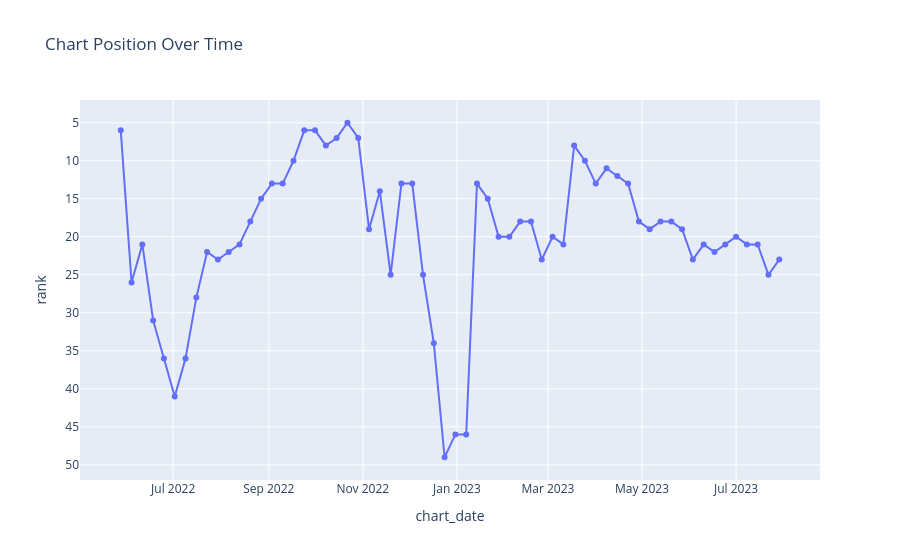

Notebook source saved alongside this figure:
### Code cell
# choose song
song_df = df[(df["title"] == "You Proof") & (df["artist"] == "Morgan Wallen")]

fig = px.line(
    song_df.sort_values("chart_date"),
    x="chart_date",
    y="rank",
    title="Chart Position Over Time",
    markers=True
)

# Billboard style: #1 at top
fig.update_yaxes(autorange="reversed")

fig.show()

### Figure 1 — Plotly figure (JSON) as saved in the notebook; plotly's stock layout.template omitted (floating-point values rounded to 4 significant figures)
{"data": [{"hovertemplate": "chart_date=%{x}<br>rank=%{y}<extra></extra>", "legendgroup": "", "line": {"color": "#636efa", "dash": "solid"}, "marker": {"symbol": "circle"}, "mode": "lines+markers", "name": "", "orientation": "v", "showlegend": false, "type": "scatter", "x": ["2022-05-28", "2022-06-04", "2022-06-11", "2022-06-18", "2022-06-25", "2022-07-02", "2022-07-09", "2022-07-16", "2022-07-23", "2022-07-30", "2022-08-06", "2022-08-13", "2022-08-20", "2022-08-27", "2022-09-03", "2022-09-10", "2022-09-17", "2022-09-24", "2022-10-01", "2022-10-08", "2022-10-15", "2022-10-22", "2022-10-29", "2022-11-05", "2022-11-12", "2022-11-19", "2022-11-26", "2022-12-03", "2022-12-10", "2022-12-17", "2022-12-24", "2022-12-31", "2023-01-07", "2023-01-14", "2023-01-21", "2023-01-28", "2023-02-04", "2023-02-11", "2023-02-18", "2023-02-25", "2023-03-04", "2023-03-11", "2023-03-18", "2023-03-25", "2023-04-01", "2023-04-08", "2023-04-15", "2023-04-22", "2023-04-29", "2023-05-06", "2023-05-13", "2023-05-20", "2023-05-27", "2023-06-03", "2023-06-10", "2023-06-17", "2023-06-24", "2023-07-01", "2023-07-08", "2023-07-15", "2023-07-22", "2023-07-29"], "xaxis": "x", "y": [6.0, 26.0, 21.0, 31.0, 36.0, 41.0, 36.0, 28.0, 22.0, 23.0, 22.0, 21.0, 18.0, 15.0, 13.0, 13.0, 10.0, 6.0, 6.0, 8.0, 7.0, 5.0, 7.0, 19.0, 14.0, 25.0, 13.0, 13.0, 25.0, 34.0, 49.0, 46.0, 46.0, 13.0, 15.0, 20.0, 20.0, 18.0, 18.0, 23.0, 20.0, 21.0, 8.0, 10.0, 13.0, 11.0, 12.0, 13.0, 18.0, 19.0, 18.0, 18.0, 19.0, 23.0, 21.0, 22.0, 21.0, 20.0, 21.0, 21.0, 25.0, 23.0], "yaxis": "y"}], "layout": {"legend": {"tracegroupgap": 0}, "title": {"text": "Chart Position Over Time"}, "xaxis": {"anchor": "y", "domain": [0, 1], "title": {"text": "chart_date"}}, "yaxis": {"anchor": "x", "autorange": "reversed", "domain": [0, 1], "title": {"text": "rank"}}}}
